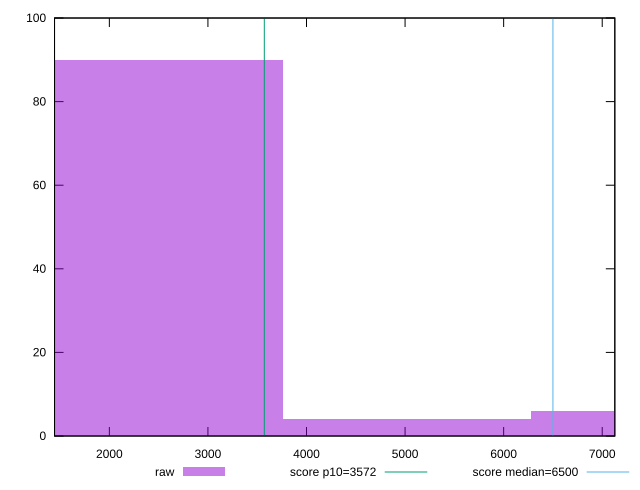

Write gnuplot code to recreate this figure.
reset

$raw <<EOF
2510.7369289334333 90
7532.2107868003 6
5021.473857866867 4
EOF

set key outside below
set boxwidth 2510.7369289334333
set xrange [1443.867:7127.810000000001]
set yrange [0:100]
set trange [0:100]
set style fill transparent solid 0.5 noborder

set parametric
set terminal svg size 640, 490 enhanced background rgb 'white'
set output "reports/report_00028_2021-02-24T12-49-42.674Z/first-cpu-idle/samples/agenda/raw/histogram.svg"

plot $raw title "raw" with boxes, \
     3572,t title "score p10=3572", \
     6500,t title "score median=6500"

reset
